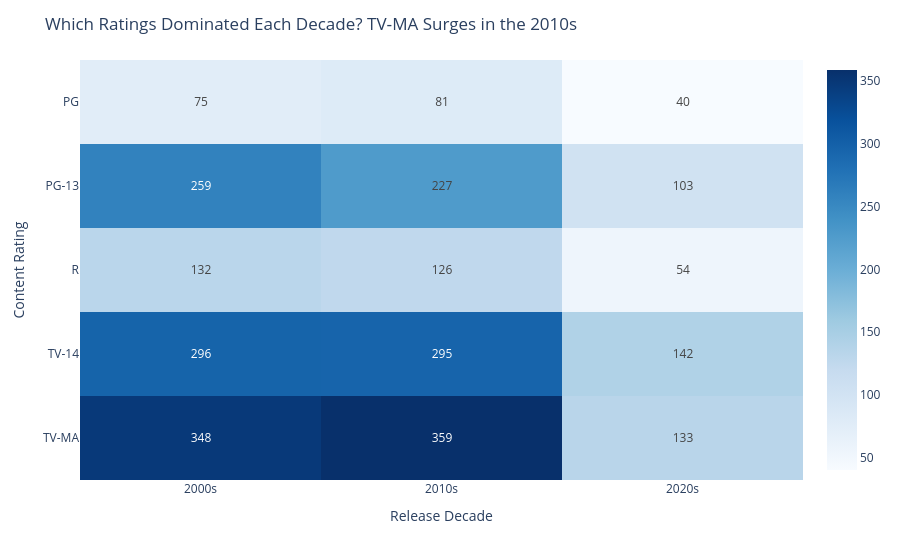

Notebook code cell kept with this figure:
### Code cell
fig = px.imshow(
    pivot,
    color_continuous_scale='Blues',
    text_auto=True,
    aspect='auto'
)

fig.update_layout(
    title="Which Ratings Dominated Each Decade? TV‑MA Surges in the 2010s",
    xaxis_title="Release Decade",
    yaxis_title="Content Rating"
)

fig.show()

### Figure 1 — Plotly figure (JSON) as saved in the notebook; plotly's stock layout.template omitted (floating-point values rounded to 4 significant figures)
{"data": [{"coloraxis": "coloraxis", "hovertemplate": "decade: %{x}<br>rating: %{y}<br>color: %{z}<extra></extra>", "name": "0", "texttemplate": "%{z}", "type": "heatmap", "x": ["2000s", "2010s", "2020s"], "xaxis": "x", "y": ["PG", "PG-13", "R", "TV-14", "TV-MA"], "yaxis": "y", "z": [[75, 81, 40], [259, 227, 103], [132, 126, 54], [296, 295, 142], [348, 359, 133]]}], "layout": {"coloraxis": {"colorscale": [[0, "rgb(247,251,255)"], [0.125, "rgb(222,235,247)"], [0.25, "rgb(198,219,239)"], [0.375, "rgb(158,202,225)"], [0.5, "rgb(107,174,214)"], [0.625, "rgb(66,146,198)"], [0.75, "rgb(33,113,181)"], [0.875, "rgb(8,81,156)"], [1, "rgb(8,48,107)"]]}, "margin": {"t": 60}, "title": {"text": "Which Ratings Dominated Each Decade? TV‑MA Surges in the 2010s"}, "xaxis": {"anchor": "y", "domain": [0, 1], "title": {"text": "Release Decade"}}, "yaxis": {"anchor": "x", "autorange": "reversed", "domain": [0, 1], "title": {"text": "Content Rating"}}}}
